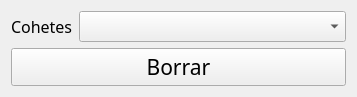
<?xml version="1.0" encoding="UTF-8"?>
<ui version="4.0">
 <class>Form</class>
 <widget class="QWidget" name="Form">
  <property name="windowModality">
   <enum>Qt::ApplicationModal</enum>
  </property>
  <property name="geometry">
   <rect>
    <x>0</x>
    <y>0</y>
    <width>357</width>
    <height>85</height>
   </rect>
  </property>
  <property name="mouseTracking">
   <bool>true</bool>
  </property>
  <property name="focusPolicy">
   <enum>Qt::StrongFocus</enum>
  </property>
  <property name="acceptDrops">
   <bool>true</bool>
  </property>
  <property name="windowTitle">
   <string>ProjectGamma - Borrar cohete</string>
  </property>
  <layout class="QVBoxLayout" name="verticalLayout">
   <item>
    <layout class="QHBoxLayout" name="horizontalLayout">
     <item>
      <widget class="QLabel" name="label">
       <property name="sizePolicy">
        <sizepolicy hsizetype="Fixed" vsizetype="Preferred">
         <horstretch>0</horstretch>
         <verstretch>0</verstretch>
        </sizepolicy>
       </property>
       <property name="font">
        <font>
         <family>Century Gothic</family>
         <pointsize>12</pointsize>
        </font>
       </property>
       <property name="text">
        <string>Cohetes</string>
       </property>
      </widget>
     </item>
     <item>
      <widget class="QComboBox" name="rocketsChoice">
       <property name="enabled">
        <bool>true</bool>
       </property>
       <property name="sizePolicy">
        <sizepolicy hsizetype="Expanding" vsizetype="Fixed">
         <horstretch>0</horstretch>
         <verstretch>0</verstretch>
        </sizepolicy>
       </property>
       <property name="font">
        <font>
         <family>Century Gothic</family>
         <pointsize>12</pointsize>
        </font>
       </property>
      </widget>
     </item>
    </layout>
   </item>
   <item>
    <widget class="QPushButton" name="deleteButton">
     <property name="enabled">
      <bool>true</bool>
     </property>
     <property name="font">
      <font>
       <family>Century Gothic</family>
       <pointsize>16</pointsize>
      </font>
     </property>
     <property name="text">
      <string>Borrar</string>
     </property>
    </widget>
   </item>
  </layout>
 </widget>
 <resources/>
 <connections/>
</ui>
